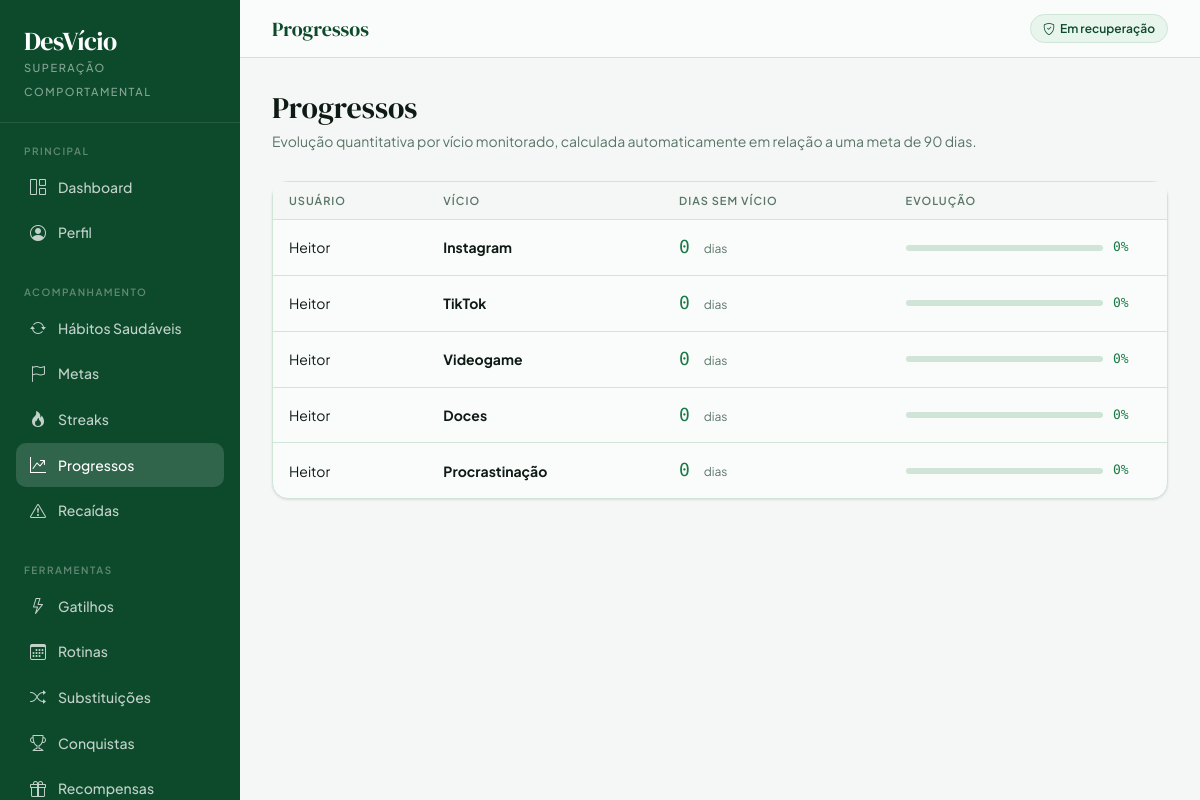
The page /progressos/ (signed in) on the database its author committed.
### app/models.py (models this page shows, shortened)
class Usuario(models.Model):
    nome = models.CharField(max_length=100)
    username = models.CharField(max_length=50, unique=True)
    senha_hash = models.CharField(max_length=128)
    apelido = models.CharField(max_length=50, blank=True)
    objetivo_pessoal = models.CharField(max_length=200, blank=True, default='Superar meus vícios')
    nivel_progresso = models.IntegerField(default=1)
    data_cadastro = models.DateTimeField(auto_now_add=True)

class Vicio(models.Model):
    NIVEL_CHOICES = [
        ('Baixo', 'Baixo'),
        ('Médio', 'Médio'),
        ('Alto', 'Alto'),
        ('Muito Alto', 'Muito Alto'),
    ]
    usuario = models.ForeignKey(Usuario, on_delete=models.CASCADE, related_name='vicios')
    categoria = models.ForeignKey(Categoria, on_delete=models.SET_NULL, null=True, blank=True)
    nome = models.CharField(max_length=100)
    descricao = models.TextField(blank=True)
    nivel_dependencia = models.CharField(max_length=20, choices=NIVEL_CHOICES, default='Médio')
    data_inicio_jornada = models.DateField(default=timezone.now)
    @property
    def dias_sem_vicio(self):
        ultima_recaida = self.recaidas.order_by('-data').first()
        data_base = ultima_recaida.data if ultima_recaida else self.data_inicio_jornada
        delta = (timezone.now().date() - data_base).days
        return max(delta, 0)
    @property
    def percentual_evolucao(self):
        META_DIAS = 90
        pct = round((self.dias_sem_vicio / META_DIAS) * 100)
        return min(pct, 100)

### app/views.py (the view)
    def wrapper(request, *args, **kwargs):
        if not usuario_logado(request):
            messages.warning(request, 'Você precisa entrar para acessar essa página.')
            return redirect('login')
        return view_func(request, *args, **kwargs)

### app/views.py (called while the page is built)
def usuario_logado(request):
    user_id = request.session.get('usuario_id')
    if not user_id:
        return None
    return Usuario.objects.filter(id=user_id).first()

def login_obrigatorio(view_func):
    def wrapper(request, *args, **kwargs):
        if not usuario_logado(request):
            messages.warning(request, 'Você precisa entrar para acessar essa página.')
            return redirect('login')
        return view_func(request, *args, **kwargs)
    return wrapper

@login_obrigatorio
def progressos_view(request):
    usuario = usuario_logado(request)
    vicios = Vicio.objects.filter(usuario=usuario)
    progressos = [
        {
            'usuario': usuario.nome,
            'vicio': vicio.nome,
            'dias_sem_vicio': vicio.dias_sem_vicio,
            'percentual_evolucao': vicio.percentual_evolucao,
        }
        for vicio in vicios
    ]
    return render(request, 'progressos.html', {'progressos': progressos})

### app/templates/progressos.html (shortened to what this page needs)
{% extends 'base.html' %}
{% block topbar_title %}Progressos{% endblock %}
{% block nav_progressos %}active{% endblock %}
{% block content %}
<div class="page-header">
    <h1>Progressos</h1>
    <p>Evolução quantitativa por vício monitorado, calculada automaticamente em relação a uma meta de 90 dias.</p>
</div>
<div class="card-clean">
    <div class="table-responsive">
        <table class="table-clean">
            <thead>
                <tr>
                    <th>Usuário</th>
                    <th>Vício</th>
                    <th>Dias sem vício</th>
                    <th>Evolução</th>
                </tr>
            </thead>
            <tbody>
                {% for progresso in progressos %}
                <tr>
                    <td>{{ progresso.usuario }}</td>
                    <td><strong>{{ progresso.vicio }}</strong></td>
                    <td>
                        <span style="font-family:var(--font-mono);font-size:18px;font-weight:500;color:var(--sage)">
                            {{ progresso.dias_sem_vicio }}
                        </span>
                        <span style="font-size:12px;color:var(--muted);margin-left:3px">dias</span>
                    </td>
                    <td>
                        <div style="display:flex;align-items:center;gap:10px">
                            <div style="flex:1;height:6px;background:var(--rule);border-radius:100px;overflow:hidden;min-width:80px">
                            </div>
                            <span class="mono" style="font-size:13px;color:var(--sage);min-width:38px">{{ progresso.percentual_evolucao }}%</span>
                        </div>
                    </td>
                </tr>
                {% endfor %}
            </tbody>
        </table>
    </div>
</div>
{% endblock %}

### app/templates/base.html (style rules this page uses)
:root { --ink: #0e1a14; --forest: #0d4a2b; --sage: #1a7a45; --mint: #3cb870; --pale: #e8f5ed; --paper: #f4f7f5; --cream: #fafcfb; --rule: #d0e4d8; --muted: #5a7568; --danger: #c0392b; --amber: #b8680f; --gold: #e8a020; --radius-sm: 6px; --radius-md: 10px; --radius-lg: 16px; --radius-xl: 24px; --shadow-sm: 0 1px 3px rgba(0,0,0,.07), 0 1px 2px rgba(0,0,0,.04); --shadow-md: 0 4px 12px rgba(13,74,43,.08), 0 2px 4px rgba(0,0,0,.04); --font-serif: 'DM Serif Display', Georgia, serif; --font-sans: 'Plus Jakarta Sans', system-ui, sans-serif; --font-mono: 'DM Mono', monospace; }
*, *::before, *::after { box-sizing: border-box; }
body { background: var(--paper); color: var(--ink); font-family: var(--font-sans); font-size: 15px; line-height: 1.6; margin: 0; }
.card-clean { background: var(--cream); border: 1px solid var(--rule); border-radius: var(--radius-lg); box-shadow: var(--shadow-sm); }
.table-clean { width: 100%; border-collapse: collapse; font-size: 14px; }
.table-clean thead th { font-size: 11px; font-weight: 600; text-transform: uppercase; letter-spacing: 1px; color: var(--muted); padding: 10px 16px; background: var(--paper); border-bottom: 1px solid var(--rule); text-align: left; white-space: nowrap; }
.table-clean tbody tr { border-bottom: 1px solid var(--rule); transition: background .1s; }
.table-clean tbody tr:last-child { border-bottom: none; }
.table-clean td { padding: 13px 16px; color: var(--ink); vertical-align: middle; }
.page-header { margin-bottom: 28px; }
.page-header h1 { font-family: var(--font-serif); font-size: 30px; color: var(--ink); margin: 0 0 4px; }
.page-header p { color: var(--muted); font-size: 14px; margin: 0; }
.mono { font-family: var(--font-mono); }

### rows shown on the page
Usuario: usuario "Heitor" "Heitor" "Heitor" "Heitor" "Heitor"
Vicio: vicio "Instagram"
Vicio: vicio "TikTok"
Vicio: vicio "Videogame"
Vicio: vicio "Doces"
Vicio: vicio "Procrastinação"

### other values the page prints
{{ progresso.dias_sem_vicio }} "0" "0" "0" "0" "0"
{{ progresso.percentual_evolucao }} "0" "0" "0" "0" "0"
